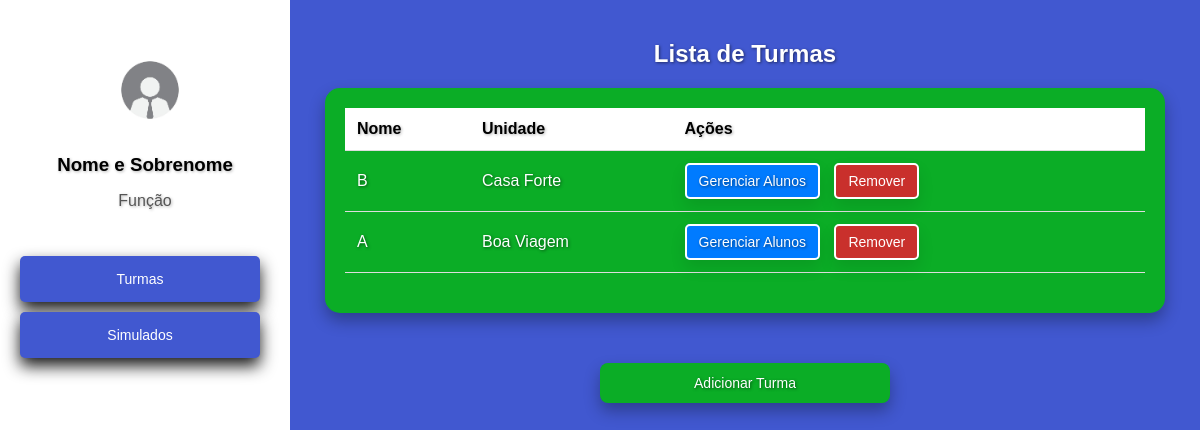
The page /cadastros/turmas/ (signed in) on the database as committed earlier.
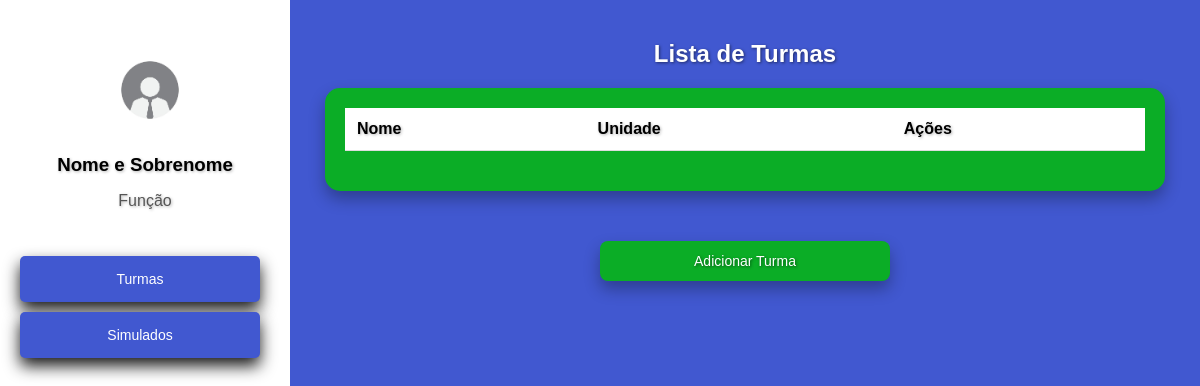
The same page on the database as committed later.
### cadastros/models.py (models this page shows, shortened)
class Turma(models.Model):
    nome = models.CharField(max_length=100)
    unidade = models.ForeignKey(Unidade, on_delete=models.CASCADE, related_name='turmas')

class Unidade(models.Model):
    nome = models.CharField(max_length=100, unique=True)
    def __str__(self):
        return self.nome

### cadastros/views.py (the view, shortened to what this page needs)
# urls.py: path('turmas/', TurmaView.as_view(), name='turmas'),
class TurmaView(LoginRequiredMixin, View):
    login_url = '/login/'
    template_name_list = 'turmas.html'
    template_name_add = 'adicionar_turma.html'
    def get(self, request, turma_id=None):
        if request.path.endswith('adicionar/'):
            unidades = Unidade.objects.all()
            return render(request, self.template_name_add, {'unidades': unidades})
        else:
            turmas = TurmaMediator.listar_turmas()
            return render(request, self.template_name_list, {'turmas': turmas})

### cadastros/mediators.py (called while the page is built)
    @staticmethod
    def listar_turmas():
        return Turma.objects.all()

### cadastros/templates/turmas.html (shortened to what this page needs)
<!DOCTYPE html>
<html lang="pt-br">
<head>
</head>
<body>
    <div class="sidebar">
        <div class="profile">
            <img src="/static/imgfunc.jpg" alt="funcionario" width="100" height="100" style="margin-top: 20px; margin-left: 10px;">
            <h3>Nome e Sobrenome</h3>
            <p>Função</p>
        </div>
        <nav>
            <a href="#" id="menu-botoes">Turmas</a>
            <a href="{% url 'simulados' %}" class="btn btn-primary">Simulados</a>
        </nav>
    </div>
    <div class="container">
        <h2>Lista de Turmas</h2>
        <div class="table-container">
            <table>
                <thead>
                    <tr>
                        <th>Nome</th>
                        <th>Unidade</th>
                        <th>Ações</th>
                    </tr>
                </thead>
                <tbody>
                    {% for turma in turmas %}
                    <tr id="turma-{{ turma.id }}">
                        <td>{{ turma.nome }}</td>
                        <td>{{ turma.unidade }}</td>
                        <td>
                            <a href="{% url 'alunos' turma_id=turma.id %}" class="gerenciar-alunos gerenciamento-botao">Gerenciar Alunos</a>
                            <button class="remover-turma gerenciamento-botao2" data-id="{{ turma.id }}">Remover</button>
                        </td>
                    </tr>
                    {% endfor %}
                </tbody>
            </table>
        </div>
        <a href="{% url 'adicionar_turma' %}" class="add-turma" style="text-shadow: 0.0625rem 0.0625rem 0.1875rem rgba(0, 0, 0, 0.5);">Adicionar Turma</a>
    </div>
</body>
</html>

### cadastros/templates/turmas.html (style rules this page uses)
body { font-family: Arial, sans-serif; background-color: rgb(65, 88, 208); color: #333; margin: 0; padding: 0; display: flex; height: 100vh; }
.sidebar { width: 250px; background-color: white; padding: 20px; color: black; display: flex; flex-direction: column; justify-content: flex-start; }
.sidebar .profile { text-align: center; margin-bottom: 30px; }
.sidebar .profile h3 { margin: 10px 0 5px; color: black; text-shadow: 0.0625rem 0.0625rem 0.1875rem rgba(0, 0, 0, 0.3); }
.sidebar .profile p { color: #555; text-shadow: 0.0625rem 0.0625rem 0.1875rem rgba(0, 0, 0, 0.3); }
.sidebar nav { display: flex; flex-direction: column; }
.sidebar nav a { text-decoration: none; color: white; padding: 15px; border-radius: 5px; background-color: rgb(65, 88, 208); margin-bottom: 10px; text-align: center; box-shadow: 0 0.5rem 1rem rgba(0, 0, 0, 0.9); text-decoration: none; font-size: 14px; cursor: pointer; border: none; transition: background-color 0.3s ease; }
.container { flex: 1; padding: 20px; background-color: rgb(65, 88, 208); color: white; }
h2 { text-align: center; color: #fff; margin-top: 20px; text-shadow: 0.0625rem 0.0625rem 0.1875rem rgba(0, 0, 0, 0.5); }
.table-container { margin: 0 auto; padding: 20px; max-width: 800px; background-color: rgb(11, 173, 38); border-radius: 15px; color: rgb(255, 255, 255); box-shadow: 0 0.5rem 1rem rgba(0, 0, 0, 0.3); text-shadow: 0.0625rem 0.0625rem 0.1875rem rgba(0, 0, 0, 0.5); }
table { width: 100%; border-collapse: collapse; margin-bottom: 20px; }
th, td { text-align: left; padding: 12px; border-bottom: 1px solid #ddd; }
th { background-color: #ffffff; color: black; font-weight: bold; text-shadow: 0.0625rem 0.0625rem 0.1875rem rgba(0, 0, 0, 0.3); }
a, button { background-color: #007BFF; color: white; text-decoration: none; padding: 8px 12px; border-radius: 5px; font-size: 14px; cursor: pointer; border: none; }
a { margin-right: 10px; }
.add-turma { display: block; text-align: center; background-color: rgb(11, 173, 38); color: white; padding: 12px 20px; border-radius: 8px; text-decoration: none; width: 250px; margin: 50px auto; box-shadow: 0 0.5rem 1rem rgba(0, 0, 0, 0.3); text-shadow: 0.0625rem 0.0625rem 0.1875rem rgba(0, 0, 0, 0.5); transition: background-color 0.5s ease; }

Rows that differ between the two databases and show on the page:
removed Turma: nome "B", unidade "Casa Forte"
removed Turma: nome "A", unidade "Boa Viagem"
